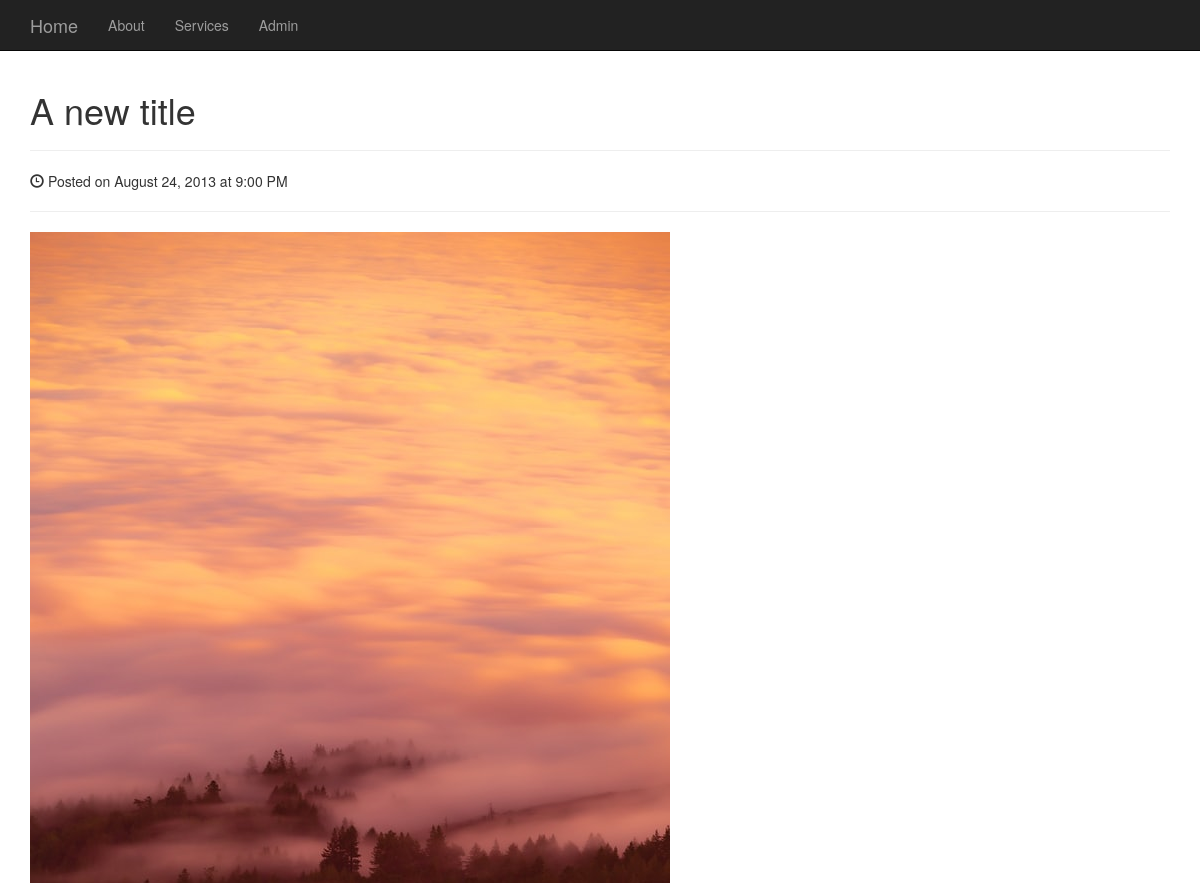
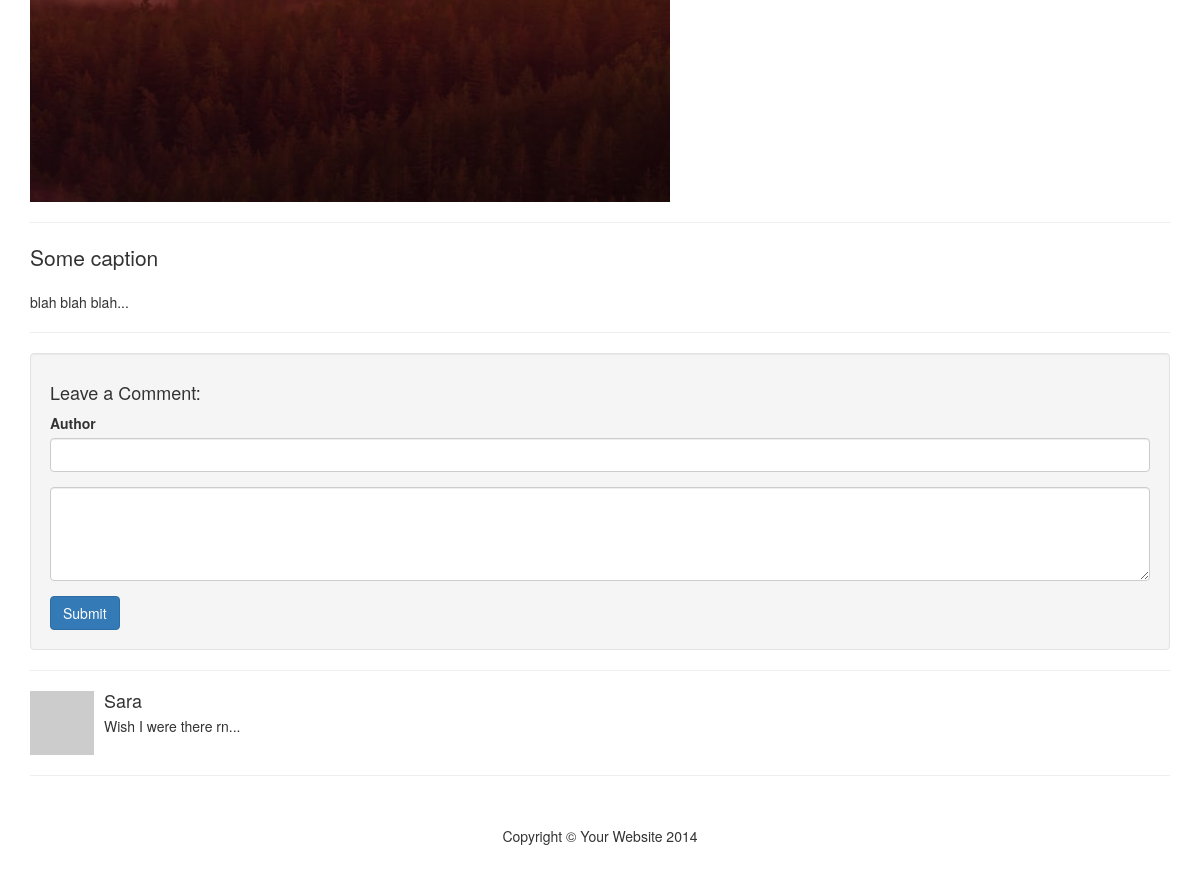
The app's page /photo.php?id=20 with its own data (2 pictures, top to bottom).
### tables this page shows
CREATE TABLE IF NOT EXISTS `photos` (
  `id` int(11) NOT NULL AUTO_INCREMENT,
  `title` varchar(256) NOT NULL,
  `caption` varchar(256) NOT NULL,
  `description` text NOT NULL,
  `filename` varchar(256) NOT NULL,
  `alternate_text` varchar(256) NOT NULL,
  `type` varchar(256) NOT NULL,
  `size` int(11) NOT NULL,
  PRIMARY KEY (`id`)
);

CREATE TABLE IF NOT EXISTS `comments` (
  `id` int(11) NOT NULL AUTO_INCREMENT,
  `photo_id` int(11) NOT NULL,
  `author` varchar(256) NOT NULL,
  `body` text NOT NULL,
  PRIMARY KEY (`id`),
  KEY `photo_id` (`photo_id`)
);

### admin/includes/database.php (called while the page is built, shortened)
<?php
class Database {
    public $connection;
    public function open_db_connection() {
        $this->connection = new mysqli(DB_HOST, DB_USER, DB_PASS, DB_NAME);
        $this->connection->set_charset('utf8');
    }
    public function query($sql) {
        $result = $this->connection->query($sql);
        return $result;
    }
    public function escape_string($string) {
        $escaped_string = $this->connection->real_escape_string($string);
        return $escaped_string;
    }
}
$database = new Database();
?>

### admin/includes/db_object.php (called while the page is built, shortened)
<?php
class Db_object {
    protected static $db_table = 'users';
    public static function find_by_id($id) {
        $the_result_array = static::find_by_query("SELECT * FROM ".static::$db_table." WHERE id = '{$id}' LIMIT 1");
        return !empty($the_result_array) ? array_shift($the_result_array) : false;
    }
    public static function find_by_query($sql) {
        global $database;
        $result_set = $database->query($sql);
        $the_object_array = array();
        $rows = mysqli_fetch_all($result_set, MYSQLI_ASSOC);
        foreach ($rows as $row) {
            $the_object_array[] = static::instantiation($row);
        }
        return $the_object_array;
    }
    public static function instantiation($the_record) {
        $the_object = new $calling_class;
        foreach($the_record as $the_attribute => $value) {
            if ($the_object->has_the_attribute($the_attribute)) {
                $the_object->$the_attribute = $value;
            }
        }
        return $the_object;
    }
    private function has_the_attribute($the_attribute) {
        $object_properties = get_object_vars($this);
        return array_key_exists($the_attribute, $object_properties);
    }
}
?>

### admin/includes/photo.php (called while the page is built, shortened)
<?php
class Photo extends Db_object {
    public $filename;
    public $upload_directory = 'images';
        public function picture_path() {
            return $this->upload_directory . DS . $this->filename;
        }
}
?>

### admin/includes/comment.php (called while the page is built, shortened)
<?php
class Comment extends Db_object {
    protected static $db_table = 'comments';
    public static function find_the_comments($photo_id = 0) {
        global $database;
        $sql = "SELECT * FROM " . self::$db_table;
        $sql .= " WHERE photo_id = " . $database->escape_string($photo_id);
        $sql .= " ORDER BY photo_id ASC";
        return self::find_by_query($sql);
    }
}
?>

### photo.php (the view, shortened to what this page needs)
<?php include("includes/header.php"); ?>
<?php
require_once 'admin/includes/photo.php';
$photo = Photo::find_by_id($_GET['id']);
$comments = Comment::find_the_comments($photo->id);
?>
<div class="row">
            <div class="col-md-12">
                <h1><?php echo $photo->title; ?></h1>
                <hr/>
                <p><span class="glyphicon glyphicon-time"></span> Posted on August 24, 2013 at 9:00 PM</p>
                <hr>
                <img class="img-responsive" src="admin/<?php echo $photo->picture_path(); ?>" alt="">
                <hr>
                <p class="lead"><?php echo $photo->caption; ?></p>
                <p><?php echo $photo->description; ?></p>
                <hr>
                <div class="well">
                    <h4>Leave a Comment:</h4>
                    <form role="form" method="post">
                        <div class="form-group">
                            <label for="author">Author</label>
                            <input type="text" name="author" class="form-control">
                        </div>
                        <div class="form-group">
                            <textarea name="body" class="form-control" rows="4"></textarea>
                        </div>
                        <button type="submit" name="submit" class="btn btn-primary">Submit</button>
                    </form>
                </div>
                <hr>
                <?php foreach ($comments as $comment) : ?>
                <div class="media">
                    <a class="pull-left" href="#">
                        <img class="media-object" src="http://placehold.it/64x64" alt="">
                    </a>
                    <div class="media-body">
                        <h4 class="media-heading"><?php echo $comment->author; ?>
                        </h4>
                        <?php echo $comment->body; ?>
                    </div>
                </div>
                <?php endforeach; ?>
            </div>
</div>
            <?php include("includes/footer.php"); ?>

### css/blog-home.css (style rules this page uses)
body { padding-top: 70px; }

### records on screen
photos: title "A new title", filename (picture), caption "Some caption", description "blah blah blah..."
comments: author "Sara", body "Wish I were there rn..."
